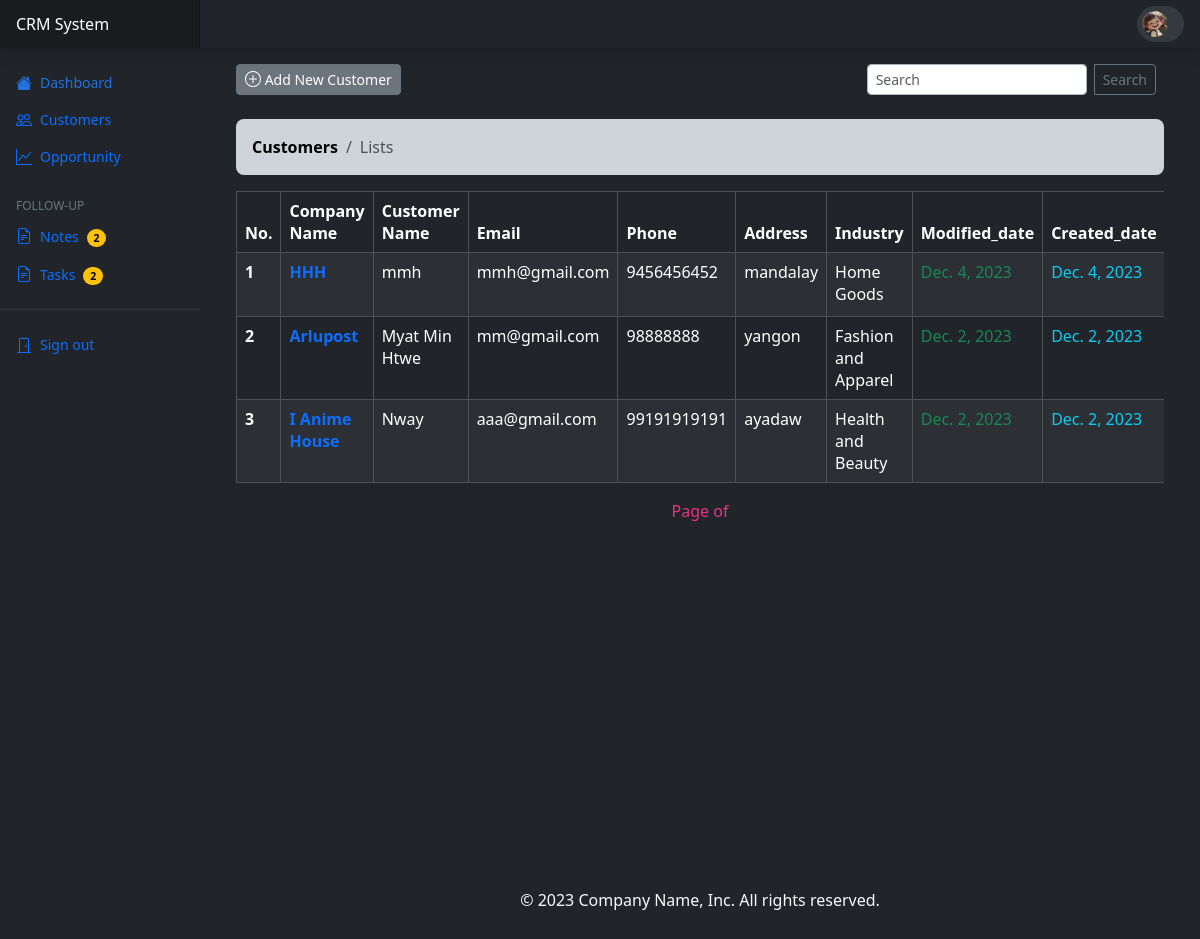
The page /search_by-customer-list on the database as committed earlier.
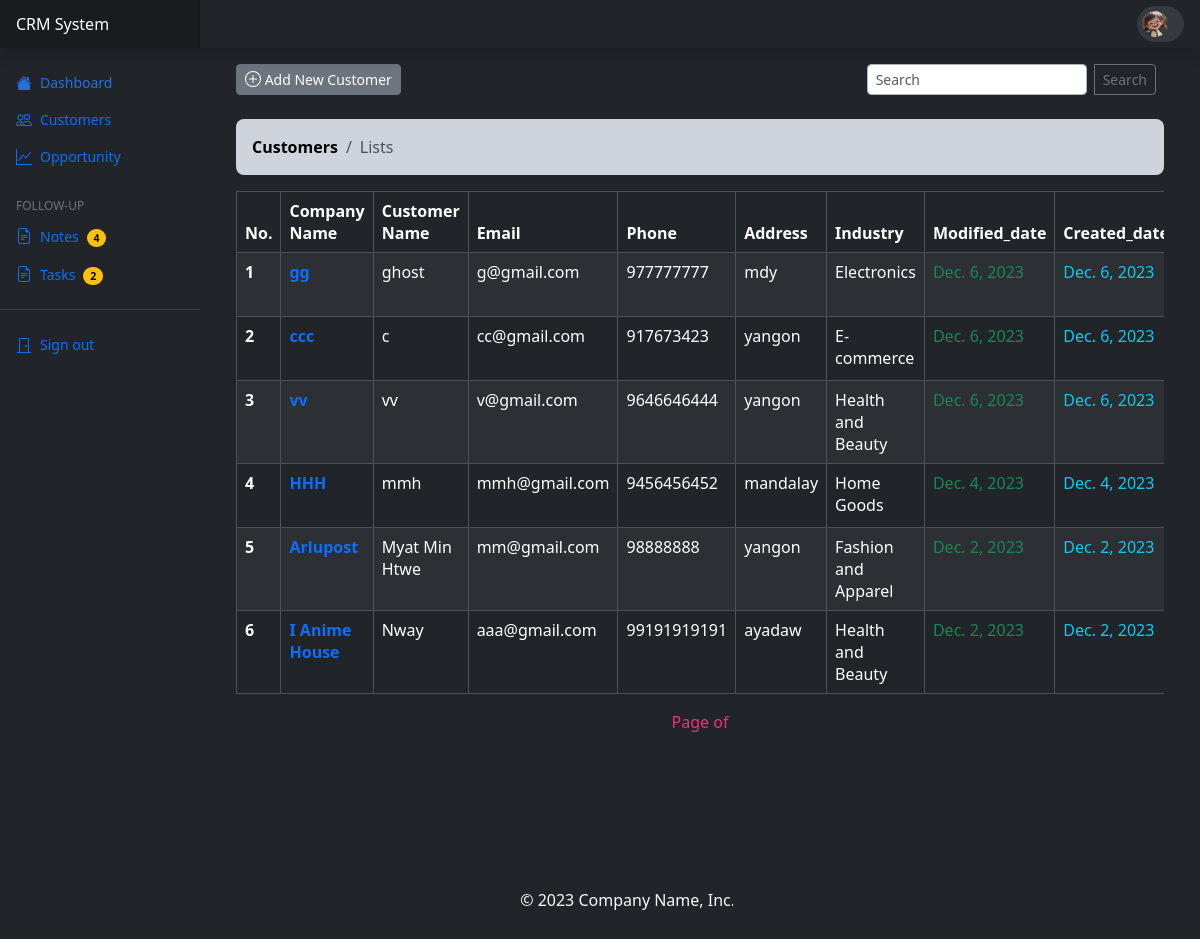
The same page on the database as committed later.
### crms_app/models.py (models this page shows, shortened)
class CustomerModel(models.Model):
    com_name = models.CharField(max_length=100)
    cs_name = models.CharField(max_length=100)
    email = models.EmailField()
    phone = models.IntegerField()
    address = models.TextField()
    industry = models.CharField(max_length=150)
    note = models.TextField(blank=True,null=True)
    modified_date = models.DateField(default=timezone.now,blank=True)
    created_date = models.DateField(default=timezone.now)

### crms_app/views.py (the view)
# urls.py: path('search_by-customer-list', views.search_by, name="cs_search"),
def search_by(request):
    search = request.GET.get('search')
    if search:
        customers = CustomerModel.objects.filter(
            Q(com_name__icontains=search) |
            Q(cs_name__icontains=search)
        )
        notes = NoteModel.objects.all()
        tasks = TaskModel.objects.all()
        return render(request, 'crms/index.html',{'customers':customers,'notes':notes,'tasks':tasks,'cls':customers})
    else:
        notes = NoteModel.objects.all()
        tasks = TaskModel.objects.all()
        customers = CustomerModel.objects.all().order_by('-created_date')
        return render(request, 'crms/index.html',{'customers':customers,'notes':notes,'tasks':tasks})

### templates/crms/index.html (shortened to what this page needs)
{% extends 'base.html' %}
{% load static %}
{% block content %}
<link rel="stylesheet" href="https://cdn.jsdelivr.net/npm/bootstrap-icons@1.11.2/font/bootstrap-icons.min.css">
<div class="container" style="min-height: 100vh;">
  <form action="{% url 'cs_search' %}">
  <div class="d-flex justify-content-between flex-wrap flex-md-nowrap align-items-center pt-3 pb-2 mb-3 cslink">
    <a href="{% url 'add_customer' %}" class="btn btn-sm btn-secondary">
      <svg class="bi"><use xlink:href="#plus-circle" /></svg>
      Add New Customer
    </a>
    <div class="btn-toolbar mb-2 mb-md-0 d-none d-md-inline">
      <div class="btn-group me-2">
          <input class="form-control form-control-sm me-2 focus-ring focus-ring-dark border-dark-subtle" type="search" name="search"
          placeholder="Search" aria-label="Search">
          <button type="submit" class="btn btn-sm btn-outline-secondary">Search</button>
      </div>
    </div>
  </div>
</form>
    <div class="csbox">
      <nav aria-label="breadcrumb">
        <ol class="breadcrumb breadcrumb-chevron p-3 bg-dark-subtle rounded-3">
          <li class="breadcrumb-item">
            <a class="link-body-emphasis fw-semibold text-decoration-none" href="{% url 'crms' %}">Customers</a>
          </li>
          <li class="breadcrumb-item active" aria-current="page">
            Lists
          </li>
        </ol>
      </nav>
    </div>
      <div class="overflow-x-auto cstable">
        <table class="table table-dark table-bordered table-striped table-hover">
          <thead class="table-dark">
            <tr>
              <th scope="col">No.</th>
              <th scope="col">Company Name</th>
              <th scope="col">Customer Name</th>
              <th scope="col">Email</th>
              <th scope="col">Phone</th>
              <th scope="col">Address</th>
              <th scope="col">Industry</th>
              <th scope="col">Modified_date</th>
              <th scope="col">Created_date</th>
            </tr>
          </thead>
          <tbody>
            {% for customer in customers %}
            <tr>
              <th scope="row">{{forloop.counter}}</th>
              <th class="text-primary">{{customer.com_name}}</th>
              <td>{{customer.cs_name}}</td>
              <td>{{customer.email}}</td>
              <td>{{customer.phone}}</td>
              <td>{{customer.address}}</td>
              <td>{{customer.industry}}</td>
              <td class="text-success">{{customer.modified_date}}</td>
              <td class="text-info">{{customer.created_date}}</td>
            </tr>
            {% endfor %}
          </tbody>
        </table>
      </div>
      <div class="pagination d-flex justify-content-between" style="color: rgb(232, 51, 130);">
            {% if cls %}
            <div class="d-none">
              <span class="current">
                Page {{ customers.number }} of {{ customers.paginator.num_pages }}
              </span>
            </div>
            {% else %}
            <div>
              <span class="current">
                Page {{ customers.number }} of {{ customers.paginator.num_pages }}
              </span>
            </div>
            {% endif %}
    </div>
</div>
{% endblock %}

### templates/base.html (shortened to what this page needs)
{% load static %}
<html lang="en" data-bs-theme="auto">
    <link href="{% static 'css/bootstrap.min.css' %}" rel="stylesheet">
    <link href="{% static 'css/main.css' %}" rel="stylesheet">
    <link href="{% static 'css/dashboard.css' %}" rel="stylesheet">
  </head>
  <body>
<header class="navbar sticky-top bg-dark flex-md-nowrap p-0 shadow" data-bs-theme="dark">
  <a class="navbar-brand col-md-3 col-lg-2 me-0 px-3 fs-6 text-white" href="#">CRM System</a>
  <div class="d-flex gap-2 me-3">
    <span class="badge d-flex align-items-center p-1 pe-2 text-dark-emphasis bg-light-subtle border border-dark-subtle rounded-pill">
      <img class="rounded-circle me-1" width="26" height="26" src="{% static 'img/pf.jpg' %}">&nbsp;
    </span>
  </div>
</header>
<div class="container-fluid" style="background-color: var(--bs-dark);">
  <div class="row">
    {% include 'partials/_sidebar.html' %}
    <main class="col-md-9 ms-sm-auto col-lg-10 px-md-4">
      {% block content %}
      {% endblock %}
      <footer class="py-3 mt-4">
        <p class="text-center text-light">&copy; 2023 Company Name, Inc. All rights reserved.</p>
      </footer>
    </main>
  </div>
</div>
</body>
</html>

### templates/partials/_sidebar.html (shortened to what this page needs)
{% load static %}
<div class="sidebar border-0 border-right col-md-3 col-lg-2 p-0 bg-dark">
    <div class="offcanvas-md offcanvas-end bg-dark sidenav" tabindex="-1" id="sidebarMenu" aria-labelledby="sidebarMenuLabel">
      <div class="offcanvas-body d-md-flex flex-column p-0 pt-lg-3 overflow-y-auto">
        <ul class="nav flex-column">
          <li class="nav-item">
            <a class="nav-link d-flex align-items-center gap-2 active" aria-current="page" href="{% url 'home' %}">
              <svg class="bi"><use xlink:href="#house-fill"/></svg>
              Dashboard
            </a>
          </li>
          <li class="nav-item">
            <a class="nav-link d-flex align-items-center gap-2" href="{% url 'crms' %}">
              <svg class="bi"><use xlink:href="#people"/></svg>
              Customers
            </a>
          </li>
          <li class="nav-item">
            <a class="nav-link d-flex align-items-center gap-2" href="{% url 'opportunity' %}">
              <svg class="bi"><use xlink:href="#graph-up"/></svg>
              Opportunity
            </a>
          </li>
        </ul>
        <h6 class="sidebar-heading d-flex justify-content-between align-items-center px-3 mt-4 mb-1 text-uppercase">
          <span class="text-secondary">Follow-up</span>
        </h6>
        <ul class="nav flex-column mb-auto">
          <li class="nav-item">
            <a class="nav-link d-flex align-items-center gap-2" href="{% url 'note_list' %}">
              <svg class="bi">
                <use xlink:href="#file-earmark-text" />
              </svg>
              Notes {% if notes %}<span class="badge rounded-pill text-bg-warning mt-1">{{notes|length}}</span>{% endif %}
            </a>
          </li>
          <li class="nav-item">
            <a class="nav-link d-flex align-items-center gap-2" href="{% url 'task_list' %}">
              <svg class="bi">
                <use xlink:href="#file-earmark-text" />
              </svg>
              Tasks {% if tasks %}<span class="badge rounded-pill text-bg-warning mt-1">{{tasks|length}}</span>{% endif %}
            </a>
          </li>
        </ul>
        <hr class="my-3 text-secondary">
        <ul class="nav flex-column mb-auto">
          <li class="nav-item mb-3">
            <form action="{% url 'logout' %}" method="post">
              <button class="nav-link d-flex align-items-center gap-2" type="submit">
                <svg class="bi"><use xlink:href="#door-closed"/></svg>
                Sign out</button>
            </form>
          </li>
        </ul>
      </div>
    </div>
  </div>

### crms/static/css/main.css (style rules this page uses)
.bi { vertical-align: -.125em; fill: currentColor; }

### crms/static/css/dashboard.css (style rules this page uses)
.bi { display: inline-block; width: 1rem; height: 1rem; }
.sidebar .nav-link { font-size: .875rem; font-weight: 500; }
.sidebar .nav-link.active { color: #2470dc; }
.sidebar-heading { font-size: .75rem; }
.navbar-brand { padding-top: .75rem; padding-bottom: .75rem; background-color: rgba(0, 0, 0, .25); box-shadow: inset -1px 0 0 rgba(0, 0, 0, .25); }

Rows that differ between the two databases and show on the page:
added CustomerModel: com_name "gg", cs_name "ghost", email "g@gmail.com", phone "977777777", address "mdy", industry "Electronics", modified_date "Dec. 6, 2023", created_date "Dec. 6, 2023"
added CustomerModel: com_name "ccc", cs_name "c", email "cc@gmail.com", phone "917673423", address "yangon", industry "E-commerce", modified_date "Dec. 6, 2023", created_date "Dec. 6, 2023"
added CustomerModel: com_name "vv", cs_name "vv", email "v@gmail.com", phone "9646646444", address "yangon", industry "Health and Beauty", modified_date "Dec. 6, 2023", created_date "Dec. 6, 2023"
Other text that changed with them:
{{ notes|length }}: "2" → "4"
